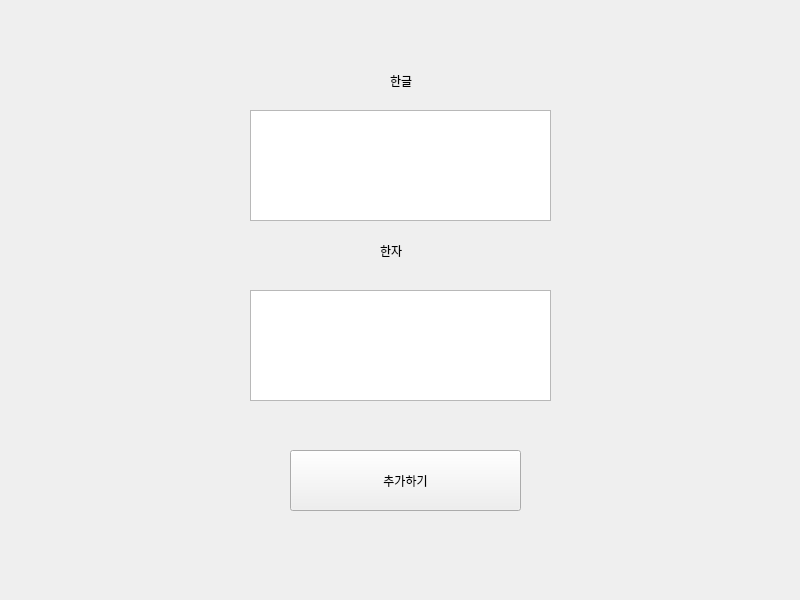
<?xml version="1.0" encoding="UTF-8"?>
<ui version="4.0">
 <class>Form</class>
 <widget class="QWidget" name="Form">
  <property name="geometry">
   <rect>
    <x>0</x>
    <y>0</y>
    <width>800</width>
    <height>600</height>
   </rect>
  </property>
  <property name="windowTitle">
   <string>Form</string>
  </property>
  <widget class="QTextEdit" name="textEdit">
   <property name="geometry">
    <rect>
     <x>250</x>
     <y>110</y>
     <width>301</width>
     <height>111</height>
    </rect>
   </property>
  </widget>
  <widget class="QTextEdit" name="textEdit_2">
   <property name="geometry">
    <rect>
     <x>250</x>
     <y>290</y>
     <width>301</width>
     <height>111</height>
    </rect>
   </property>
  </widget>
  <widget class="QPushButton" name="pushButton">
   <property name="geometry">
    <rect>
     <x>290</x>
     <y>450</y>
     <width>231</width>
     <height>61</height>
    </rect>
   </property>
   <property name="text">
    <string>추가하기</string>
   </property>
  </widget>
  <widget class="QLabel" name="korean_2">
   <property name="geometry">
    <rect>
     <x>380</x>
     <y>230</y>
     <width>51</width>
     <height>41</height>
    </rect>
   </property>
   <property name="styleSheet">
    <string notr="true">font: 11pt &quot;Agency FB&quot;;</string>
   </property>
   <property name="text">
    <string>한자</string>
   </property>
  </widget>
  <widget class="QLabel" name="korean">
   <property name="geometry">
    <rect>
     <x>390</x>
     <y>60</y>
     <width>51</width>
     <height>41</height>
    </rect>
   </property>
   <property name="styleSheet">
    <string notr="true">font: 11pt &quot;Agency FB&quot;;</string>
   </property>
   <property name="text">
    <string>한글</string>
   </property>
  </widget>
 </widget>
 <resources/>
 <connections/>
</ui>
